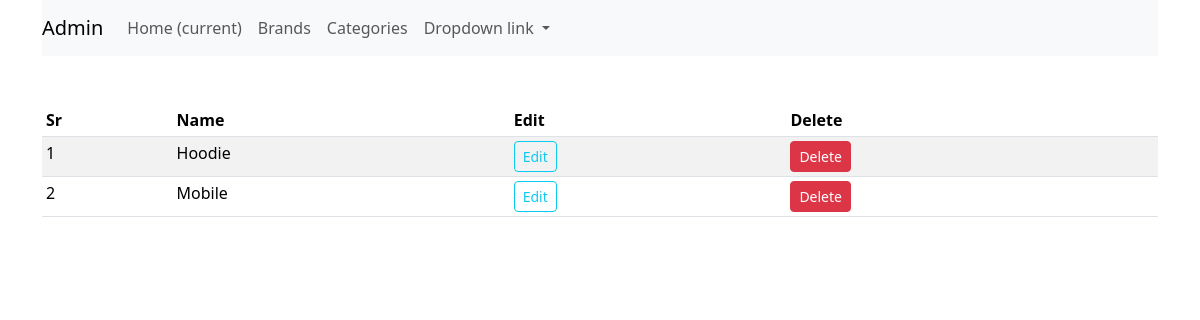
The page /category (signed in) on the database as committed earlier.
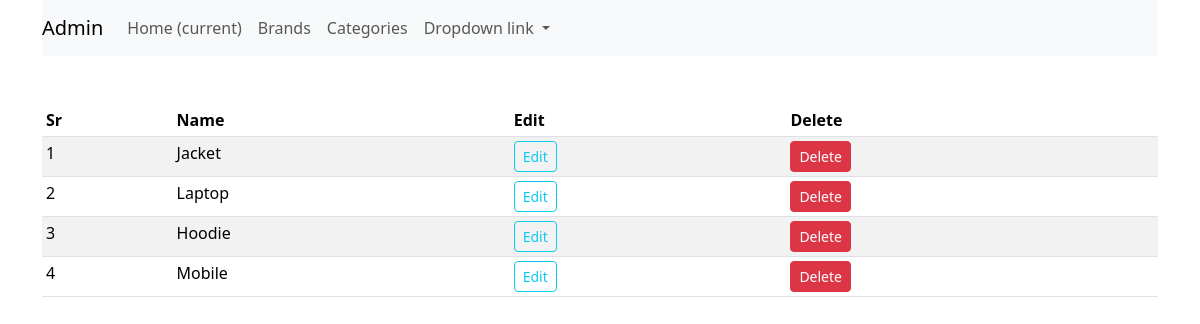
The same page on the database as committed later.
### shop/products/models.py (models this page shows)
class Category(db.Model):
    id = db.Column(db.Integer, primary_key=True)
    name = db.Column(db.String(30), nullable=False, unique=True)

### shop/admin/routes.py (the view)
@app.route('/category')
def category():
    if 'email' not in session:
        flash(f'Please login first', 'danger')
        return redirect(url_for('login'))
    categories = Category.query.order_by(Category.id.desc()).all()
    return render_template('admin/brand.html', title='Category page', categories=categories)

### shop/templates/admin/brand.html (shortened to what this page needs)
{% extends 'layout.html'%}
{% block content%}
<div class="container">
  <nav class="navbar navbar-expand-lg navbar-light bg-light">
    <a class="navbar-brand" href="/admin">Admin</a>
    <div class="collapse navbar-collapse" id="navbarNavDropdown">
      <ul class="navbar-nav">
        <li class="nav-item active">
          <a class="nav-link" href="/admin">Home <span class="sr-only">(current)</span></a>
        </li>
        <li class="nav-item">
          <a class="nav-link" href="/brands">Brands</a>
        </li>
        <li class="nav-item">
          <a class="nav-link" href="/category">Categories</a>
        </li>
        <li class="nav-item dropdown">
          <a class="nav-link dropdown-toggle" href="#" id="navbarDropdownMenuLink" data-toggle="dropdown"
            aria-haspopup="true" aria-expanded="false">
            Dropdown link
          </a>
        </li>
      </ul>
    </div>
  </nav>
</div>
<div class="container mt-5">
  <table class="table table-sm table-condensed table-striped table-hover">
    <thead>
      <th>Sr</th>
      <th>Name</th>
      <th>Edit</th>
      <th>Delete</th>
    </thead>
    <tbody>
      {% if brands%}
      {% for brand in brands%}
      <tr>
        <td>{{loop.index}}</td>
        <td>{{brand.name}}</td>
        <td><a href="{{url_for('updatebrand', id=brand.id)}}" class="btn btn-sm btn-outline-info"> Edit</a></td>
        <td>
          <button type="button" class="btn btn-danger btn-sm" data-bs-toggle="modal"
            data-bs-target="#exampleModal-{{brand.id}}">
            Delete
          </button>
        </td>
      </tr>
      <div class="modal fade" id="exampleModal-{{brand.id}}" tabindex="-1" aria-labelledby="exampleModalLabel"
        aria-hidden="true">
        <div class="modal-dialog">
          <div class="modal-content">
            <div class="modal-header">
              <h1 class="modal-title fs-5" id="exampleModalLabel">{{brand.name}}</h1>
              <button type="button" class="btn-close" data-bs-dismiss="modal" aria-label="Close"></button>
            </div>
            <div class="modal-body">
              <span class="text-danger">Are you sure that you want to delete this brand {{brand.name}}</span>
            </div>
            <div class="modal-footer">
              <button type="button" class="btn btn-sm btn-warning" data-bs-dismiss="modal">Cancel</button>
              <form action="{{ url_for('deletebrand', id=brand.id) }}" method="POST">
                <button type="submit" class="btn btn-danger btn-sm">Delete</button>
            </form>
            </div>
          </div>
        </div>
      </div>
      {% endfor%}
      {% else %}
      {% for category in categories%}
      <tr>
        <td>{{loop.index}}</td>
        <td>{{category.name}}</td>
        <td><a href="{{url_for('updatecat', id=category.id)}}" class="btn btn-sm btn-outline-info"> Edit</a></td>
        <td>
          <button type="button" class="btn btn-danger btn-sm" data-bs-toggle="modal"
            data-bs-target="#exampleModal-{{category.id}}">
            Delete
          </button>
        </td>
      </tr>
      {% endfor%}
      {% endif %}
    </tbody>
  </table>
</div>
{% endblock content%}

### shop/templates/layout.html (shortened to what this page needs)
<!doctype html>
<html lang="en">
  <head>
    <link href="https://cdn.jsdelivr.net/npm/bootstrap@5.3.3/dist/css/bootstrap.min.css" rel="stylesheet">
  </head>
  <body>
{% block content %}
{% endblock content%}
  </body>
</html>

Rows that differ between the two databases and show on the page:
added Category: name "Jacket"
added Category: name "Laptop"
